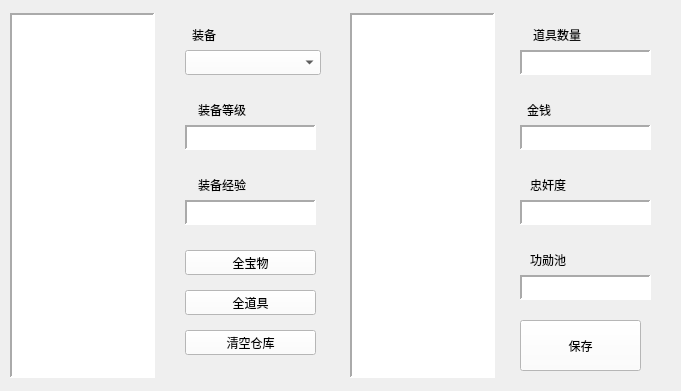
    <widget class="QWidget" name="widget_4" native="true">
     <property name="enabled">
      <bool>true</bool>
     </property>
     <property name="geometry">
      <rect>
       <x>0</x>
       <y>0</y>
       <width>681</width>
       <height>391</height>
      </rect>
     </property>
     <widget class="QListWidget" name="listview_item">
      <property name="geometry">
       <rect>
        <x>10</x>
        <y>13</y>
        <width>145</width>
        <height>365</height>
       </rect>
      </property>
      <property name="font">
       <font>
        <pointsize>8</pointsize>
       </font>
      </property>
      <property name="styleSheet">
       <string notr="true">background-color:rgb(255, 255, 255);
color:rgb(0,0,0);</string>
      </property>
      <property name="frameShape">
       <enum>QFrame::Panel</enum>
      </property>
      <property name="frameShadow">
       <enum>QFrame::Sunken</enum>
      </property>
      <property name="lineWidth">
       <number>2</number>
      </property>
      <property name="autoScroll">
       <bool>true</bool>
      </property>
      <property name="editTriggers">
       <set>QAbstractItemView::NoEditTriggers</set>
      </property>
      <property name="defaultDropAction">
       <enum>Qt::MoveAction</enum>
      </property>
     </widget>
     <widget class="QPushButton" name="item_save">
      <property name="geometry">
       <rect>
        <x>520</x>
        <y>320</y>
        <width>121</width>
        <height>51</height>
       </rect>
      </property>
      <property name="styleSheet">
       <string notr="true">background-color:rgb(255, 255, 255);
color:rgb(0,0,0);</string>
      </property>
      <property name="text">
       <string>保存</string>
      </property>
     </widget>
     <widget class="QLabel" name="item_1">
      <property name="geometry">
       <rect>
        <x>175</x>
        <y>25</y>
        <width>41</width>
        <height>20</height>
       </rect>
      </property>
      <property name="font">
       <font>
        <family>微软雅黑</family>
        <pointsize>9</pointsize>
       </font>
      </property>
      <property name="styleSheet">
       <string notr="true">color:rgb(0,0,0);</string>
      </property>
      <property name="text">
       <string>&lt;html&gt;&lt;head/&gt;&lt;body&gt;&lt;p align=&quot;right&quot;&gt;&lt;span style=&quot; font-size:9pt;&quot;&gt;装备&lt;/span&gt;&lt;/p&gt;&lt;/body&gt;&lt;/html&gt;</string>
      </property>
     </widget>
     <widget class="QComboBox" name="item_input_1">
      <property name="geometry">
       <rect>
        <x>185</x>
        <y>50</y>
        <width>136</width>
        <height>25</height>
       </rect>
      </property>
      <property name="styleSheet">
       <string notr="true">background-color:rgb(255, 255, 255);
color:rgb(0,0,0);</string>
      </property>
     </widget>
     <widget class="QLabel" name="item_2">
      <property name="geometry">
       <rect>
        <x>185</x>
        <y>100</y>
        <width>61</width>
        <height>20</height>
       </rect>
      </property>
      <property name="font">
       <font>
        <family>微软雅黑</family>
        <pointsize>9</pointsize>
       </font>
      </property>
      <property name="styleSheet">
       <string notr="true">color:rgb(0,0,0);</string>
      </property>
      <property name="text">
       <string>&lt;html&gt;&lt;head/&gt;&lt;body&gt;&lt;p align=&quot;right&quot;&gt;装备等级&lt;/p&gt;&lt;/body&gt;&lt;/html&gt;</string>
      </property>
     </widget>
     <widget class="QTextEdit" name="item_input_2">
      <property name="geometry">
       <rect>
        <x>185</x>
        <y>125</y>
        <width>131</width>
        <height>25</height>
       </rect>
      </property>
      <property name="font">
       <font>
        <family>微软雅黑</family>
        <pointsize>9</pointsize>
       </font>
      </property>
      <property name="styleSheet">
       <string notr="true">background-color:rgb(255, 255, 255);
color:rgb(0,0,0);</string>
      </property>
      <property name="frameShape">
       <enum>QFrame::Panel</enum>
      </property>
      <property name="lineWidth">
       <number>2</number>
      </property>
      <property name="verticalScrollBarPolicy">
       <enum>Qt::ScrollBarAlwaysOff</enum>
      </property>
      <property name="horizontalScrollBarPolicy">
       <enum>Qt::ScrollBarAlwaysOff</enum>
      </property>
     </widget>
     <widget class="QLabel" name="item_3">
      <property name="geometry">
       <rect>
        <x>185</x>
        <y>175</y>
        <width>61</width>
        <height>20</height>
       </rect>
      </property>
      <property name="font">
       <font>
        <family>微软雅黑</family>
        <pointsize>9</pointsize>
       </font>
      </property>
      <property name="styleSheet">
       <string notr="true">color:rgb(0,0,0);</string>
      </property>
      <property name="text">
       <string>&lt;html&gt;&lt;head/&gt;&lt;body&gt;&lt;p align=&quot;right&quot;&gt;装备经验&lt;/p&gt;&lt;/body&gt;&lt;/html&gt;</string>
      </property>
     </widget>
     <widget class="QTextEdit" name="item_input_3">
      <property name="geometry">
       <rect>
        <x>185</x>
        <y>200</y>
        <width>131</width>
        <height>25</height>
       </rect>
      </property>
      <property name="font">
       <font>
        <family>微软雅黑</family>
        <pointsize>9</pointsize>
       </font>
      </property>
      <property name="styleSheet">
       <string notr="true">background-color:rgb(255, 255, 255);
color:rgb(0,0,0);</string>
      </property>
      <property name="frameShape">
       <enum>QFrame::Panel</enum>
      </property>
      <property name="lineWidth">
       <number>2</number>
      </property>
      <property name="verticalScrollBarPolicy">
       <enum>Qt::ScrollBarAlwaysOff</enum>
      </property>
      <property name="horizontalScrollBarPolicy">
       <enum>Qt::ScrollBarAlwaysOff</enum>
      </property>
     </widget>
     <widget class="QPushButton" name="item_all_1">
      <property name="geometry">
       <rect>
        <x>185</x>
        <y>250</y>
        <width>131</width>
        <height>25</height>
       </rect>
      </property>
      <property name="styleSheet">
       <string notr="true">background-color:rgb(255, 255, 255);
color:rgb(0,0,0);</string>
      </property>
      <property name="text">
       <string>全宝物</string>
      </property>
     </widget>
     <widget class="QPushButton" name="item_all_2">
      <property name="geometry">
       <rect>
        <x>185</x>
        <y>290</y>
        <width>131</width>
        <height>25</height>
       </rect>
      </property>
      <property name="styleSheet">
       <string notr="true">background-color:rgb(255, 255, 255);
color:rgb(0,0,0);</string>
      </property>
      <property name="text">
       <string>全道具</string>
      </property>
     </widget>
     <widget class="QPushButton" name="item_all_3">
      <property name="geometry">
       <rect>
        <x>185</x>
        <y>330</y>
        <width>131</width>
        <height>25</height>
       </rect>
      </property>
      <property name="styleSheet">
       <string notr="true">background-color:rgb(255, 255, 255);
color:rgb(0,0,0);</string>
      </property>
      <property name="text">
       <string>清空仓库</string>
      </property>
     </widget>
     <widget class="QListWidget" name="listview_item_2">
      <property name="geometry">
       <rect>
        <x>350</x>
        <y>13</y>
        <width>145</width>
        <height>365</height>
       </rect>
      </property>
      <property name="font">
       <font>
        <pointsize>8</pointsize>
       </font>
      </property>
      <property name="styleSheet">
       <string notr="true">background-color:rgb(255, 255, 255);
color:rgb(0,0,0);</string>
      </property>
      <property name="frameShape">
       <enum>QFrame::Panel</enum>
      </property>
      <property name="frameShadow">
       <enum>QFrame::Sunken</enum>
      </property>
      <property name="lineWidth">
       <number>2</number>
      </property>
      <property name="autoScroll">
       <bool>true</bool>
      </property>
      <property name="editTriggers">
       <set>QAbstractItemView::NoEditTriggers</set>
      </property>
      <property name="defaultDropAction">
       <enum>Qt::MoveAction</enum>
      </property>
     </widget>
     <widget class="QLabel" name="item_4">
      <property name="geometry">
       <rect>
        <x>520</x>
        <y>25</y>
        <width>61</width>
        <height>20</height>
       </rect>
      </property>
      <property name="font">
       <font>
        <family>微软雅黑</family>
        <pointsize>9</pointsize>
       </font>
      </property>
      <property name="styleSheet">
       <string notr="true">color:rgb(0,0,0);</string>
      </property>
      <property name="text">
       <string>&lt;html&gt;&lt;head/&gt;&lt;body&gt;&lt;p align=&quot;right&quot;&gt;道具数量&lt;/p&gt;&lt;/body&gt;&lt;/html&gt;</string>
      </property>
     </widget>
     <widget class="QTextEdit" name="item_input_4">
      <property name="geometry">
       <rect>
        <x>520</x>
        <y>50</y>
        <width>131</width>
        <height>25</height>
       </rect>
      </property>
      <property name="font">
       <font>
        <family>微软雅黑</family>
        <pointsize>9</pointsize>
       </font>
      </property>
      <property name="styleSheet">
       <string notr="true">background-color:rgb(255, 255, 255);
color:rgb(0,0,0);</string>
      </property>
      <property name="frameShape">
       <enum>QFrame::Panel</enum>
      </property>
      <property name="lineWidth">
       <number>2</number>
      </property>
      <property name="verticalScrollBarPolicy">
       <enum>Qt::ScrollBarAlwaysOff</enum>
      </property>
      <property name="horizontalScrollBarPolicy">
       <enum>Qt::ScrollBarAlwaysOff</enum>
      </property>
     </widget>
     <widget class="QLabel" name="item_5">
      <property name="geometry">
       <rect>
        <x>520</x>
        <y>100</y>
        <width>31</width>
        <height>20</height>
       </rect>
      </property>
      <property name="font">
       <font>
        <family>微软雅黑</family>
        <pointsize>9</pointsize>
       </font>
      </property>
      <property name="styleSheet">
       <string notr="true">color:rgb(0,0,0);</string>
      </property>
      <property name="text">
       <string>&lt;html&gt;&lt;head/&gt;&lt;body&gt;&lt;p align=&quot;right&quot;&gt;金钱&lt;/p&gt;&lt;/body&gt;&lt;/html&gt;</string>
      </property>
     </widget>
     <widget class="QTextEdit" name="item_input_5">
      <property name="geometry">
       <rect>
        <x>520</x>
        <y>125</y>
        <width>131</width>
        <height>25</height>
       </rect>
      </property>
      <property name="font">
       <font>
        <family>微软雅黑</family>
        <pointsize>9</pointsize>
       </font>
      </property>
      <property name="styleSheet">
       <string notr="true">background-color:rgb(255, 255, 255);
color:rgb(0,0,0);</string>
      </property>
      <property name="frameShape">
       <enum>QFrame::Panel</enum>
      </property>
      <property name="lineWidth">
       <number>2</number>
      </property>
      <property name="verticalScrollBarPolicy">
       <enum>Qt::ScrollBarAlwaysOff</enum>
      </property>
      <property name="horizontalScrollBarPolicy">
       <enum>Qt::ScrollBarAlwaysOff</enum>
      </property>
     </widget>
     <widget class="QTextEdit" name="item_input_6">
      <property name="geometry">
       <rect>
        <x>520</x>
        <y>200</y>
        <width>131</width>
        <height>25</height>
       </rect>
      </property>
      <property name="font">
       <font>
        <family>微软雅黑</family>
        <pointsize>9</pointsize>
       </font>
      </property>
      <property name="styleSheet">
       <string notr="true">background-color:rgb(255, 255, 255);
color:rgb(0,0,0);</string>
      </property>
      <property name="frameShape">
       <enum>QFrame::Panel</enum>
      </property>
      <property name="lineWidth">
       <number>2</number>
      </property>
      <property name="verticalScrollBarPolicy">
       <enum>Qt::ScrollBarAlwaysOff</enum>
      </property>
      <property name="horizontalScrollBarPolicy">
       <enum>Qt::ScrollBarAlwaysOff</enum>
      </property>
     </widget>
     <widget class="QLabel" name="item_6">
      <property name="geometry">
       <rect>
        <x>505</x>
        <y>175</y>
        <width>61</width>
        <height>20</height>
       </rect>
      </property>
      <property name="font">
       <font>
        <family>微软雅黑</family>
        <pointsize>9</pointsize>
       </font>
      </property>
      <property name="styleSheet">
       <string notr="true">color:rgb(0,0,0);</string>
      </property>
      <property name="text">
       <string>&lt;html&gt;&lt;head/&gt;&lt;body&gt;&lt;p align=&quot;right&quot;&gt;忠奸度&lt;/p&gt;&lt;/body&gt;&lt;/html&gt;</string>
      </property>
     </widget>
     <widget class="QLabel" name="item_7">
      <property name="geometry">
       <rect>
        <x>505</x>
        <y>250</y>
        <width>61</width>
        <height>20</height>
       </rect>
      </property>
      <property name="font">
       <font>
        <family>微软雅黑</family>
        <pointsize>9</pointsize>
       </font>
      </property>
      <property name="styleSheet">
       <string notr="true">color:rgb(0,0,0);</string>
      </property>
      <property name="text">
       <string>&lt;html&gt;&lt;head/&gt;&lt;body&gt;&lt;p align=&quot;right&quot;&gt;功勋池&lt;/p&gt;&lt;/body&gt;&lt;/html&gt;</string>
      </property>
     </widget>
     <widget class="QTextEdit" name="item_input_7">
      <property name="geometry">
       <rect>
        <x>520</x>
        <y>275</y>
        <width>131</width>
        <height>25</height>
       </rect>
      </property>
      <property name="font">
       <font>
        <family>微软雅黑</family>
        <pointsize>9</pointsize>
       </font>
      </property>
      <property name="styleSheet">
       <string notr="true">background-color:rgb(255, 255, 255);
color:rgb(0,0,0);</string>
      </property>
      <property name="frameShape">
       <enum>QFrame::Panel</enum>
      </property>
      <property name="lineWidth">
       <number>2</number>
      </property>
      <property name="verticalScrollBarPolicy">
       <enum>Qt::ScrollBarAlwaysOff</enum>
      </property>
      <property name="horizontalScrollBarPolicy">
       <enum>Qt::ScrollBarAlwaysOff</enum>
      </property>
     </widget>
    </widget>
